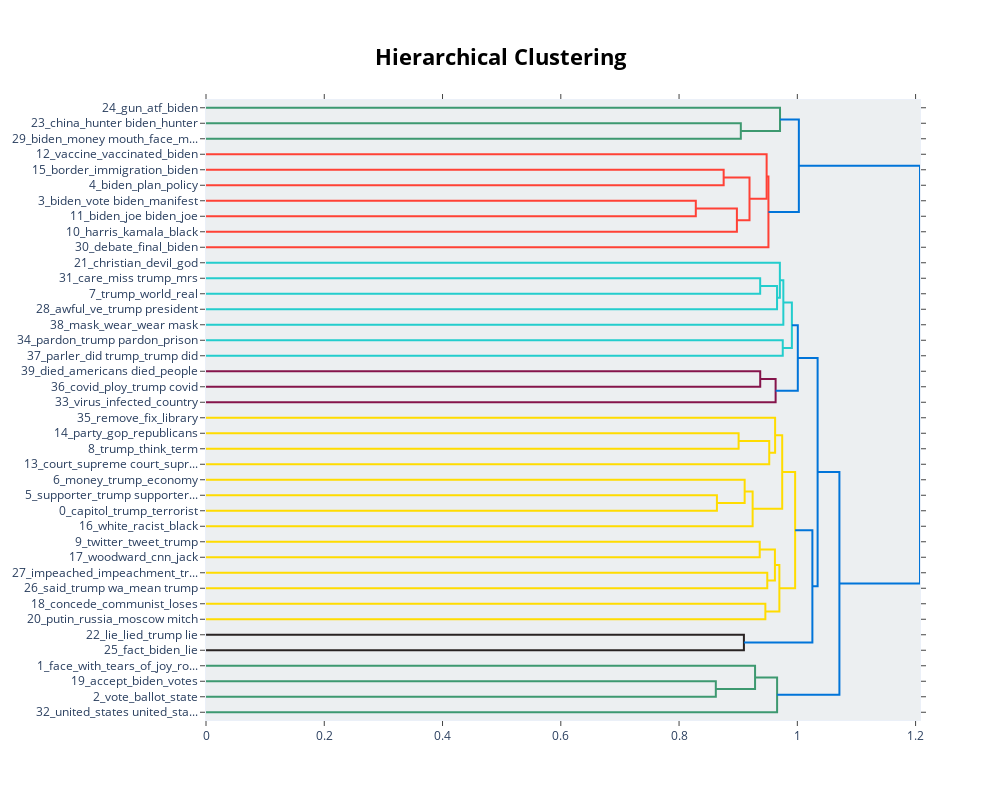

Here is the notebook cell this chart was saved with:
### Markdown cell above
### Topic visualisation

### Code cell
model.visualize_hierarchy(top_n_topics=43)

### Figure 1 — Plotly figure (JSON) as saved in the notebook; plotly's stock layout.template omitted (floating-point values rounded to 4 significant figures)
{"data": [{"hoverinfo": "text", "marker": {"color": "rgb(61,153,112)"}, "mode": "lines", "type": "scatter", "x": [0, 0.9044, 0.9044, 0], "xaxis": "x", "y": [-15, -15, -25, -25], "yaxis": "y"}, {"hoverinfo": "text", "marker": {"color": "rgb(61,153,112)"}, "mode": "lines", "type": "scatter", "x": [0, 0.9707, 0.9707, 0.9044], "xaxis": "x", "y": [-5, -5, -20, -20], "yaxis": "y"}, {"hoverinfo": "text", "marker": {"color": "rgb(255,65,54)"}, "mode": "lines", "type": "scatter", "x": [0, 0.8754, 0.8754, 0], "xaxis": "x", "y": [-45, -45, -55, -55], "yaxis": "y"}, {"hoverinfo": "text", "marker": {"color": "rgb(255,65,54)"}, "mode": "lines", "type": "scatter", "x": [0, 0.8283, 0.8283, 0], "xaxis": "x", "y": [-65, -65, -75, -75], "yaxis": "y"}, {"hoverinfo": "text", "marker": {"color": "rgb(255,65,54)"}, "mode": "lines", "type": "scatter", "x": [0.8283, 0.8978, 0.8978, 0], "xaxis": "x", "y": [-70, -70, -85, -85], "yaxis": "y"}, {"hoverinfo": "text", "marker": {"color": "rgb(255,65,54)"}, "mode": "lines", "type": "scatter", "x": [0.8754, 0.9191, 0.9191, 0.8978], "xaxis": "x", "y": [-50, -50, -77.5, -77.5], "yaxis": "y"}, {"hoverinfo": "text", "marker": {"color": "rgb(255,65,54)"}, "mode": "lines", "type": "scatter", "x": [0, 0.9481, 0.9481, 0.9191], "xaxis": "x", "y": [-35, -35, -63.75, -63.75], "yaxis": "y"}, {"hoverinfo": "text", "marker": {"color": "rgb(255,65,54)"}, "mode": "lines", "type": "scatter", "x": [0.9481, 0.9511, 0.9511, 0], "xaxis": "x", "y": [-49.38, -49.38, -95, -95], "yaxis": "y"}, {"hoverinfo": "text", "marker": {"color": "rgb(0,116,217)"}, "mode": "lines", "type": "scatter", "x": [0.9707, 1.003, 1.003, 0.9511], "xaxis": "x", "y": [-12.5, -12.5, -72.19, -72.19], "yaxis": "y"}, {"hoverinfo": "text", "marker": {"color": "rgb(35,205,205)"}, "mode": "lines", "type": "scatter", "x": [0, 0.9372, 0.9372, 0], "xaxis": "x", "y": [-115, -115, -125, -125], "yaxis": "y"}, {"hoverinfo": "text", "marker": {"color": "rgb(35,205,205)"}, "mode": "lines", "type": "scatter", "x": [0.9372, 0.9657, 0.9657, 0], "xaxis": "x", "y": [-120, -120, -135, -135], "yaxis": "y"}, {"hoverinfo": "text", "marker": {"color": "rgb(35,205,205)"}, "mode": "lines", "type": "scatter", "x": [0, 0.9705, 0.9705, 0.9657], "xaxis": "x", "y": [-105, -105, -127.5, -127.5], "yaxis": "y"}, {"hoverinfo": "text", "marker": {"color": "rgb(35,205,205)"}, "mode": "lines", "type": "scatter", "x": [0.9705, 0.9764, 0.9764, 0], "xaxis": "x", "y": [-116.2, -116.2, -145, -145], "yaxis": "y"}, {"hoverinfo": "text", "marker": {"color": "rgb(35,205,205)"}, "mode": "lines", "type": "scatter", "x": [0, 0.9754, 0.9754, 0], "xaxis": "x", "y": [-155, -155, -165, -165], "yaxis": "y"}, {"hoverinfo": "text", "marker": {"color": "rgb(35,205,205)"}, "mode": "lines", "type": "scatter", "x": [0.9764, 0.9908, 0.9908, 0.9754], "xaxis": "x", "y": [-130.6, -130.6, -160, -160], "yaxis": "y"}, {"hoverinfo": "text", "marker": {"color": "rgb(133,20,75)"}, "mode": "lines", "type": "scatter", "x": [0, 0.9372, 0.9372, 0], "xaxis": "x", "y": [-175, -175, -185, -185], "yaxis": "y"}, {"hoverinfo": "text", "marker": {"color": "rgb(133,20,75)"}, "mode": "lines", "type": "scatter", "x": [0.9372, 0.9633, 0.9633, 0], "xaxis": "x", "y": [-180, -180, -195, -195], "yaxis": "y"}, {"hoverinfo": "text", "marker": {"color": "rgb(0,116,217)"}, "mode": "lines", "type": "scatter", "x": [0.9908, 1.001, 1.001, 0.9633], "xaxis": "x", "y": [-145.3, -145.3, -187.5, -187.5], "yaxis": "y"}, {"hoverinfo": "text", "marker": {"color": "rgb(255,220,0)"}, "mode": "lines", "type": "scatter", "x": [0, 0.9007, 0.9007, 0], "xaxis": "x", "y": [-215, -215, -225, -225], "yaxis": "y"}, {"hoverinfo": "text", "marker": {"color": "rgb(255,220,0)"}, "mode": "lines", "type": "scatter", "x": [0.9007, 0.9525, 0.9525, 0], "xaxis": "x", "y": [-220, -220, -235, -235], "yaxis": "y"}, {"hoverinfo": "text", "marker": {"color": "rgb(255,220,0)"}, "mode": "lines", "type": "scatter", "x": [0, 0.9624, 0.9624, 0.9525], "xaxis": "x", "y": [-205, -205, -227.5, -227.5], "yaxis": "y"}, {"hoverinfo": "text", "marker": {"color": "rgb(255,220,0)"}, "mode": "lines", "type": "scatter", "x": [0, 0.864, 0.864, 0], "xaxis": "x", "y": [-255, -255, -265, -265], "yaxis": "y"}, {"hoverinfo": "text", "marker": {"color": "rgb(255,220,0)"}, "mode": "lines", "type": "scatter", "x": [0, 0.9109, 0.9109, 0.864], "xaxis": "x", "y": [-245, -245, -260, -260], "yaxis": "y"}, {"hoverinfo": "text", "marker": {"color": "rgb(255,220,0)"}, "mode": "lines", "type": "scatter", "x": [0.9109, 0.9244, 0.9244, 0], "xaxis": "x", "y": [-252.5, -252.5, -275, -275], "yaxis": "y"}, {"hoverinfo": "text", "marker": {"color": "rgb(255,220,0)"}, "mode": "lines", "type": "scatter", "x": [0.9624, 0.9744, 0.9744, 0.9244], "xaxis": "x", "y": [-216.2, -216.2, -263.8, -263.8], "yaxis": "y"}, {"hoverinfo": "text", "marker": {"color": "rgb(255,220,0)"}, "mode": "lines", "type": "scatter", "x": [0, 0.9364, 0.9364, 0], "xaxis": "x", "y": [-285, -285, -295, -295], "yaxis": "y"}, {"hoverinfo": "text", "marker": {"color": "rgb(255,220,0)"}, "mode": "lines", "type": "scatter", "x": [0, 0.9492, 0.9492, 0], "xaxis": "x", "y": [-305, -305, -315, -315], "yaxis": "y"}, {"hoverinfo": "text", "marker": {"color": "rgb(255,220,0)"}, "mode": "lines", "type": "scatter", "x": [0.9364, 0.9621, 0.9621, 0.9492], "xaxis": "x", "y": [-290, -290, -310, -310], "yaxis": "y"}, {"hoverinfo": "text", "marker": {"color": "rgb(255,220,0)"}, "mode": "lines", "type": "scatter", "x": [0, 0.946, 0.946, 0], "xaxis": "x", "y": [-325, -325, -335, -335], "yaxis": "y"}, {"hoverinfo": "text", "marker": {"color": "rgb(255,220,0)"}, "mode": "lines", "type": "scatter", "x": [0.9621, 0.9696, 0.9696, 0.946], "xaxis": "x", "y": [-300, -300, -330, -330], "yaxis": "y"}, {"hoverinfo": "text", "marker": {"color": "rgb(255,220,0)"}, "mode": "lines", "type": "scatter", "x": [0.9744, 0.9963, 0.9963, 0.9696], "xaxis": "x", "y": [-240, -240, -315, -315], "yaxis": "y"}, {"hoverinfo": "text", "marker": {"color": "rgb(40,35,35)"}, "mode": "lines", "type": "scatter", "x": [0, 0.9097, 0.9097, 0], "xaxis": "x", "y": [-345, -345, -355, -355], "yaxis": "y"}, {"hoverinfo": "text", "marker": {"color": "rgb(0,116,217)"}, "mode": "lines", "type": "scatter", "x": [0.9963, 1.025, 1.025, 0.9097], "xaxis": "x", "y": [-277.5, -277.5, -350, -350], "yaxis": "y"}, {"hoverinfo": "text", "marker": {"color": "rgb(0,116,217)"}, "mode": "lines", "type": "scatter", "x": [1.001, 1.034, 1.034, 1.025], "xaxis": "x", "y": [-166.4, -166.4, -313.8, -313.8], "yaxis": "y"}, {"hoverinfo": "text", "marker": {"color": "rgb(61,153,112)"}, "mode": "lines", "type": "scatter", "x": [0, 0.8622, 0.8622, 0], "xaxis": "x", "y": [-375, -375, -385, -385], "yaxis": "y"}, {"hoverinfo": "text", "marker": {"color": "rgb(61,153,112)"}, "mode": "lines", "type": "scatter", "x": [0, 0.9285, 0.9285, 0.8622], "xaxis": "x", "y": [-365, -365, -380, -380], "yaxis": "y"}, {"hoverinfo": "text", "marker": {"color": "rgb(61,153,112)"}, "mode": "lines", "type": "scatter", "x": [0.9285, 0.9658, 0.9658, 0], "xaxis": "x", "y": [-372.5, -372.5, -395, -395], "yaxis": "y"}, {"hoverinfo": "text", "marker": {"color": "rgb(0,116,217)"}, "mode": "lines", "type": "scatter", "x": [1.034, 1.071, 1.071, 0.9658], "xaxis": "x", "y": [-240.1, -240.1, -383.8, -383.8], "yaxis": "y"}, {"hoverinfo": "text", "marker": {"color": "rgb(0,116,217)"}, "mode": "lines", "type": "scatter", "x": [1.003, 1.207, 1.207, 1.071], "xaxis": "x", "y": [-42.34, -42.34, -311.9, -311.9], "yaxis": "y"}], "layout": {"autosize": false, "height": 800, "hoverlabel": {"bgcolor": "white", "font": {"family": "Rockwell", "size": 16}}, "hovermode": "closest", "plot_bgcolor": "#ECEFF1", "showlegend": false, "title": {"font": {"color": "Black", "size": 22}, "text": "<b>Hierarchical Clustering</b>", "x": 0.5, "xanchor": "center", "yanchor": "top"}, "width": 1000, "xaxis": {"mirror": "allticks", "rangemode": "tozero", "showgrid": false, "showline": true, "showticklabels": true, "ticks": "outside", "type": "linear", "zeroline": false}, "yaxis": {"mirror": "allticks", "range": [-400, 0], "rangemode": "tozero", "showgrid": false, "showline": true, "showticklabels": true, "tickmode": "array", "ticks": "outside", "ticktext": ["24_gun_atf_biden", "23_china_hunter biden_hunter", "29_biden_money mouth_face_m...", "12_vaccine_vaccinated_biden", "15_border_immigration_biden", "4_biden_plan_policy", "3_biden_vote biden_manifest", "11_biden_joe biden_joe", "10_harris_kamala_black", "30_debate_final_biden", "21_christian_devil_god", "31_care_miss trump_mrs", "7_trump_world_real", "28_awful_ve_trump president", "38_mask_wear_wear mask", "34_pardon_trump pardon_prison", "37_parler_did trump_trump did", "39_died_americans died_people", "36_covid_ploy_trump covid", "33_virus_infected_country", "35_remove_fix_library", "14_party_gop_republicans", "8_trump_think_term", "13_court_supreme court_supr...", "6_money_trump_economy", "5_supporter_trump supporter...", "0_capitol_trump_terrorist", "16_white_racist_black", "9_twitter_tweet_trump", "17_woodward_cnn_jack", "27_impeached_impeachment_tr...", "26_said_trump wa_mean trump", "18_concede_communist_loses", "20_putin_russia_moscow mitch", "22_lie_lied_trump lie", "25_fact_biden_lie", "1_face_with_tears_of_joy_ro...", "19_accept_biden_votes", "2_vote_ballot_state", "32_united_states united_sta..."], "tickvals": [-5, -15, -25, -35, -45, -55, -65, -75, -85, -95, -105, -115, -125, -135, -145, -155, -165, -175, -185, -195, -205, -215, -225, -235, -245, -255, -265, -275, -285, -295, -305, -315, -325, -335, -345, -355, -365, -375, -385, -395], "type": "linear", "zeroline": false}}}
